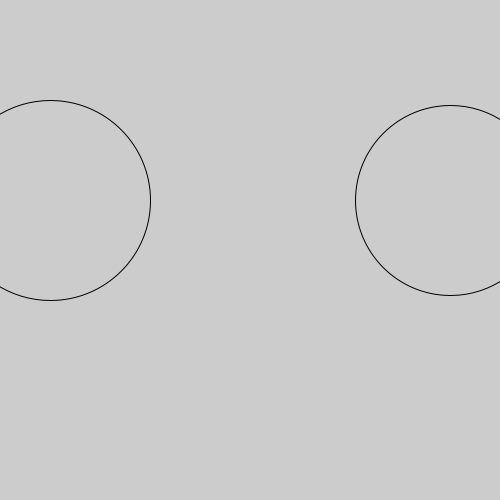
Frame 1 (no input)
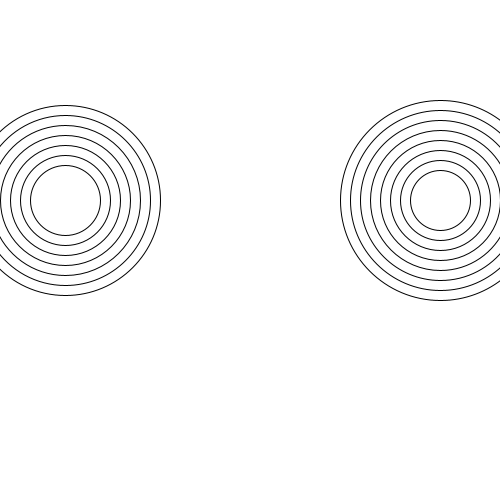
Frame 60 (the mouse pressed at the canvas centre just before this capture)
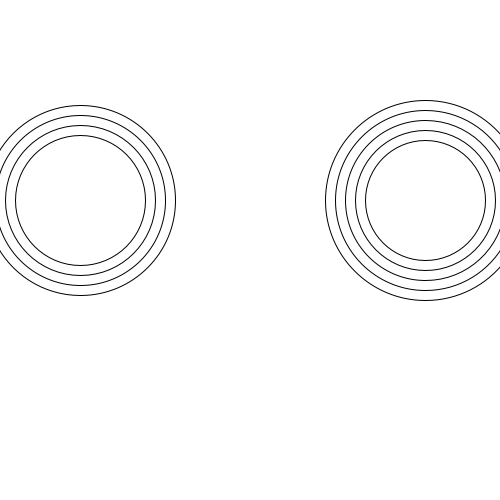
Frame 120 (the mouse held since frame 60 and released just before this capture)

The Processing sketch that drew these frames (run headless with seeded random() and noise(); from frame 60 on, the mouse is pressed at the canvas centre):

// Processing sketch: Amazing_Rings
// ── Amazing_Rings.pde
int w = 200;
int h = 200;
int x1 = 50;
int x2 = 450;


void setup(){
  size(500,500);
  
  
  
  
  
  
}
void draw(){
  noFill();
  ellipse(x1,200,w,h);
  if (w!=0 || h != 0){
 w -= 10;
 h -= 10;
  }
  else{
   w = 200;
   h = 200;
   x1 +=5;
   background(255);
  }
  
  
    noFill();
  ellipse(x2,200,w,h);
  if (w!=0 || h != 0){
 w -= 10;
 h -= 10;
 
 
  }
  else{
   w = 200;
   h = 200;
   x2-=5;
  }
  





}
